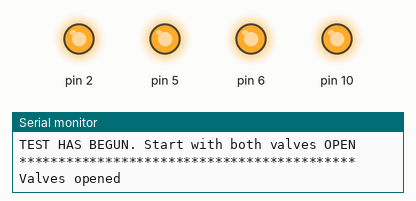
This sketch was run on a simulated Arduino Uno, built with avr-gcc and run on an emulated ATmega328P. Parts: output pins drawn as LEDs (lit = HIGH), the last lines printed to the serial monitor.

Above: at 5.2 s.
At 10.57 s:
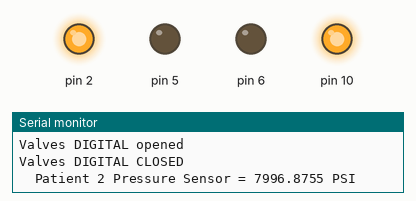
Timing chart, 0 to 13.8 s (numbered marks = the images above):
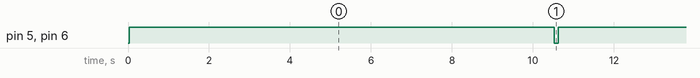

Measured:
- by itself, pin 5, pin 6: alternates HIGH for 10.5 s and LOW for 0.10 s

The sketch:

testValves.ino
```cpp
/*
 * Main loop of ventilator controller
 */

#include <SPI.h>
#include <math.h>
#include "config.h"
#include "comms.hpp"
#include "pressure_sensor.hpp"


// Pressure sensor object globals
static PressureSensor* inlet_sensor;
static PressureSensor* patient1_sensor;
static PressureSensor* patient2_sensor;


void setup()
{
    // Setup SPI, since this bus is common to all sensors it is done here
    SPI.begin();

    // Setup pressure sensor driver
//    inlet_sensor    = new PressureSensor(SPI_CS_INLET_SENSOR);
//    patient1_sensor = new PressureSensor(SPI_CS_PATIENT_1);
    patient2_sensor = new PressureSensor(SPI_CS_PATIENT_2);

    // Setup serial
    comms_init();

    // Setup valve pins
    pinMode(PWM_PATIENT_1_VALVE, OUTPUT);
    pinMode(PWM_PATIENT_2_VALVE, OUTPUT);

}

void loop()
{

    // Start the testing sequence
    Serial.println("TEST HAS BEGUN. Start with both valves OPEN");
    Serial.println("*******************************************");

    // Open the valves
    analogWrite(PWM_PATIENT_1_VALVE, 255);
    analogWrite(PWM_PATIENT_2_VALVE, 255);
    delay(500);
    Serial.println("Valves opened");
    delay(5000);
    digitalWrite(PWM_PATIENT_1_VALVE, HIGH);
    digitalWrite(PWM_PATIENT_2_VALVE, HIGH);
    Serial.println("Valves DIGITAL opened");
    delay(5000);
    digitalWrite(PWM_PATIENT_1_VALVE, LOW);
    digitalWrite(PWM_PATIENT_2_VALVE, LOW);
    Serial.println("Valves DIGITAL CLOSED");

    // Read pressure [PSI] from sensors
//    double inlet_pressure = inlet_sensor->getPressure();
//    double p1 = patient1_sensor->getPressure();
    double p2 = patient2_sensor->getPressure();

//    debug_double("\tInlet Pressure = %s PSI", inlet_pressure);
//    debug_double("\tPatient 1 Pressure Sensor = %s PSI", p1);
    debug_double("\tPatient 2 Pressure Sensor = %s PSI", p2);

//    // Wait 5s and try to close first valve only
//    delay(10000);
//    analogWrite(PWM_PATIENT_1_VALVE, 0);
//    delay(500);
//    Serial.println("First Valve CLOSED, 2nd Valve OPEN");
//
//    // Read pressure [PSI] from sensors
//    inlet_pressure = inlet_sensor->getPressure();
//    p1 = patient1_sensor->getPressure();
//    p2 = patient2_sensor->getPressure();
//
//    debug_double("\tInlet Pressure = %s PSI", inlet_pressure);
//    debug_double("\tPatient 1 Pressure Sensor = %s PSI", p1);
//    debug_double("\tPatient 2 Pressure Sensor = %s PSI", p2);
//
//
//    // Wait 5s and try to open first valve and close 2nd valve
//    delay(10000);
//    analogWrite(PWM_PATIENT_1_VALVE, 255);
//    analogWrite(PWM_PATIENT_2_VALVE, 0);
//    delay(500);
//    Serial.println("First Valve OPEN, 2nd Valve CLOSED");
//
//    // Read pressure [PSI] from sensors
//    inlet_pressure = inlet_sensor->getPressure();
//    p1 = patient1_sensor->getPressure();
//    p2 = patient2_sensor->getPressure();
//
//    debug_double("\tInlet Pressure = %s PSI", inlet_pressure);
//    debug_double("\tPatient 1 Pressure Sensor = %s PSI", p1);
//    debug_double("\tPatient 2 Pressure Sensor = %s PSI", p2);
//
//
//    // Wait 5s and try 1st valve OPEN and  2nd valve 50%
//    delay(10000);
//    analogWrite(PWM_PATIENT_1_VALVE, 255);
//    analogWrite(PWM_PATIENT_2_VALVE, 127);
//    delay(500);
//    Serial.println("First Valve OPEN, 2nd Valve HALF");
//
//    // Read pressure [PSI] from sensors
//    inlet_pressure = inlet_sensor->getPressure();
//    p1 = patient1_sensor->getPressure();
//    p2 = patient2_sensor->getPressure();
//
//    debug_double("\tInlet Pressure = %s PSI", inlet_pressure);
//    debug_double("\tPatient 1 Pressure Sensor = %s PSI", p1);
//    debug_double("\tPatient 2 Pressure Sensor = %s PSI", p2);

}
```

comms.cpp
```cpp
/*
 * This file handles all serial communication
 *
 * Even though this is a cpp file, the interface is "C-style" (not object
 * oriented) since there is very little dynamic behavior
 */

#include "config.h"
#include "comms.hpp"
#include <ArduinoJson.h>

//static char tempBuf[256];
//static char floatBuf[64];
static char tempBuf[130];
static char floatBuf[64];
static StaticJsonDocument<300> jsonDoc;

// Initialize serial port
void comms_init(void)
{
    // Init serial port
    Serial.begin(9600);

    // Wait for serial port to initialize
    while (!Serial);
}

// Convert msg to JSON and send to desktop app over serial
void comms_send(message_t* msg)
{
    jsonDoc["volume_p1"] = msg->volume_p1;
    jsonDoc["pressure_p1"] = msg->pressure_p1;
    jsonDoc["flow_p1"] = msg->flow_p1;
    jsonDoc["volume_p2"] = msg->volume_p2;
    jsonDoc["pressure_p2"] = msg->pressure_p2;
    jsonDoc["flow_p2"] = msg->flow_p2;

    // Send these to keep the JSON packet consistent, but we don't change values
    jsonDoc["setpoint_p1"] = msg->setpoint_p1;
    jsonDoc["setpoint_p2"] = msg->setpoint_p2;

    // debug stringify json
    serializeJson(jsonDoc, Serial);

    // TODO: Necessary?
    Serial.println();
}

// Read from desktop app
void comms_receive(message_t* msg)
{
    String jsonRaw = Serial.readString();
    if (jsonRaw.length() > 0) {
        deserializeJson(jsonDoc, jsonRaw);

        /* Only get setpoint fields */
        msg->setpoint_p1= jsonDoc["setpoint_p1"];
        msg->setpoint_p2= jsonDoc["setpoint_p2"];
    }
}

// ------------------ DEBUGGING FUNCTIONS ------------------

// These functions are only relevant if NO_DESKTOP_APP_ATTACHED == 1

void debug_msg(const char* str)
{
#if NO_DESKTOP_APP_ATTACHED == 1U
    Serial.println(str);
#endif
}

void debug_int(const char* str, int x)
{
#if NO_DESKTOP_APP_ATTACHED == 1U
    sprintf(tempBuf, str, x);
    Serial.println(tempBuf);
#endif
}

void debug_double(const char* str, double x)
{
    const byte precision = 4U;
#if NO_DESKTOP_APP_ATTACHED == 1U
    dtostrf(x, precision + 3U, precision, floatBuf);
    sprintf(tempBuf, str, floatBuf);
    Serial.println(tempBuf);
#endif
}
```

comms.hpp
```cpp
/*
 * Header file for comms.cpp
 */

 #ifndef COMMS_H
 #define COMMS_H


// This structure defines the messages exchanged with the desktop app.
typedef struct {
  // Patient 1
  double volume_p1;
  double pressure_p1;
  double flow_p1;
  double setpoint_p1;

  // Patient 2
  double volume_p2;
  double pressure_p2;
  double flow_p2;
  double setpoint_p2;
} message_t;


void comms_init(void);
void comms_send(message_t* msg);
void comms_receive(message_t* msg);

void debug_msg(const char* str);
void debug_int(const char* str, int x);
void debug_double(const char* str, double x);

#endif // COMMS_H
```

pressure_sensor.cpp
```cpp
/*
 * Device driver for the MPRLS0025PA00001A from Honeywell
 */

#include <SPI.h>
#include <stdint.h>
#include "config.h"
#include "comms.hpp"
#include "pressure_sensor.hpp"

// Constructor
PressureSensor::PressureSensor(int pin) : _pin(pin)
{
    // Set chip select GPIO as an output
    pinMode(_pin, OUTPUT);

    // Reset Pin to get rid of junk readings
    digitalWrite(_pin, HIGH);
    digitalWrite(_pin, LOW);
    digitalWrite(_pin, HIGH);
    delay(5);

}

// Get pressure from the sensor (datasheet section 7)
double PressureSensor::getPressure()
{

    // Step 1 and 2: Check pressure sensor status
    uint8_t stat = connect_to_sensor(_pin);

    // Step 3: If electronics are attached then read pressure count (3x8bit = 24bit pressure count)
#if NO_ELECTRONICS_ATTACHED == 0
    uint32_t raw_value = 0;
    for(uint8_t i = 0; i<3; i++)
    {
      raw_value |= SPI.transfer(0x00);
      if (i != 2) raw_value = raw_value << 8;
    }
#else
    // If we have no electronics attached, readings will just be garbage so randomly generate one
    uint32_t raw_value = random(_min_cnt, _max_cnt);
#endif

     // De-select pin and end SPI transaction
    digitalWrite(_pin, HIGH);
    SPI.endTransaction();

    // Debug
//    debug_msg("\tSPI transaction complete!");
//    debug_int("\t\tStatus Byte = %02X", stat);

    // Wait to clear bus before reading next sensor
    delay(5);

    // Convert to PSI using Transfer Function A from Datasheet
    return transferFunction(raw_value);
}

// Convert from raw 24-bit value from sensor to the PSI reading (datasheet section 8)
double PressureSensor::transferFunction(uint32_t raw_value)
{
    return (((raw_value - _min_cnt) * (_max_psi - _min_psi)) / (_max_cnt - _min_cnt)) + _min_psi;
}

/* Call before any spi transfer sequence to ensure master and slave are communicating at the right end of clock pulses */
void PressureSensor::initiate_SPI_transfer(int _pin)
{
  SPI.beginTransaction(SPISettings(SPI_CLOCK_SPEED, MSBFIRST, SPI_MODE0));
  digitalWrite(_pin, LOW);
}

/* Connect to pressure sensor based on commands from the datasheet section 7.
 * Get status byte from the sensor. 64 = Connected
 */
uint8_t PressureSensor::connect_to_sensor(int _pin)
{
  // Start SPI transaction with pin
  initiate_SPI_transfer(_pin);

  // Step 1 - Datasheet SPI commands pp 18 to ask sensor to send master the pressure reading
  SPI.transfer(0xAA);
  SPI.transfer(0x00);
  SPI.transfer(0x00);

  // End SPI sequence
  digitalWrite(_pin, HIGH);
  SPI.endTransaction();

  // Step 2: Delay to clear MISO line
  delay(5);

  // Step 3: Get status Byte
  initiate_SPI_transfer(_pin);
  uint8_t stat = SPI.transfer(0xF0);

  return stat;
}
```

pressure_sensor.hpp
```cpp
/*
 * Header file for pressure_sensor.cpp
 */

#include <stdint.h>

 #ifndef PRESSURE_SENSOR_H
 #define PRESSURE_SENSOR_H

class PressureSensor {
public:
    PressureSensor(int pin);
    double getPressure();

private:
    void initiate_SPI_transfer(int pin);
    uint8_t connect_to_sensor(int pin);
    double transferFunction(uint32_t raw_value);

    // Chip select pin
    int _pin;

    // Calibration parameters, based on product code (datasheet figure 4)
    const double _max_psi = 25.0;
    const double _min_psi = 0.0;
    const uint32_t _max_cnt = 15099494;
    const uint32_t _min_cnt = 1677722;
    const int SPI_CLOCK_SPEED = 800000;
};

#endif // PRESSURE_SENSOR_H
```

config.h
```cpp
/*
 * This file defines top-level configuration macros
 */

#ifndef CONFIG_H
#define CONFIG_H

// Set to 1 if no electronics are attached, and we are just faking sensor data
#define NO_ELECTRONICS_ATTACHED (0U)

// Set to 1 if no desktop app is attached, and we want to just debug from serial port monitor
#define NO_DESKTOP_APP_ATTACHED (1U)

// Setup the superloop frequency, in microseconds
#define POLLING_FREQ (1000000U)

// Setup PID gain
#define PID_GAIN_P (1.0)
#define PID_GAIN_I (0.0)
#define PID_GAIN_D (0.0)

// Setup the digital pins used by the different pressure sensors
#define SPI_CS_INLET_SENSOR (10U)
#define SPI_CS_PATIENT_1    (9U)
#define SPI_CS_PATIENT_2    (2U)

// Setup the analog pins used by the different valves
#define PWM_PATIENT_1_VALVE (5U)
#define PWM_PATIENT_2_VALVE (6U)

#endif // CONFIG_H
```
